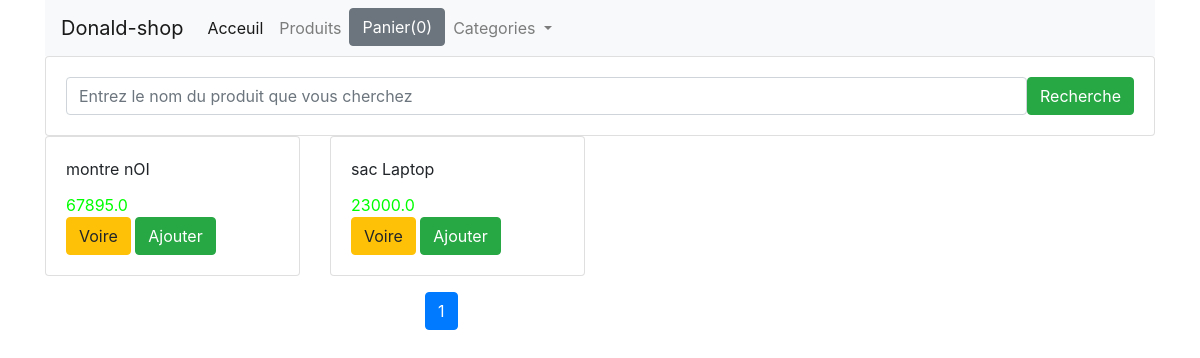
The app's page /, older data.
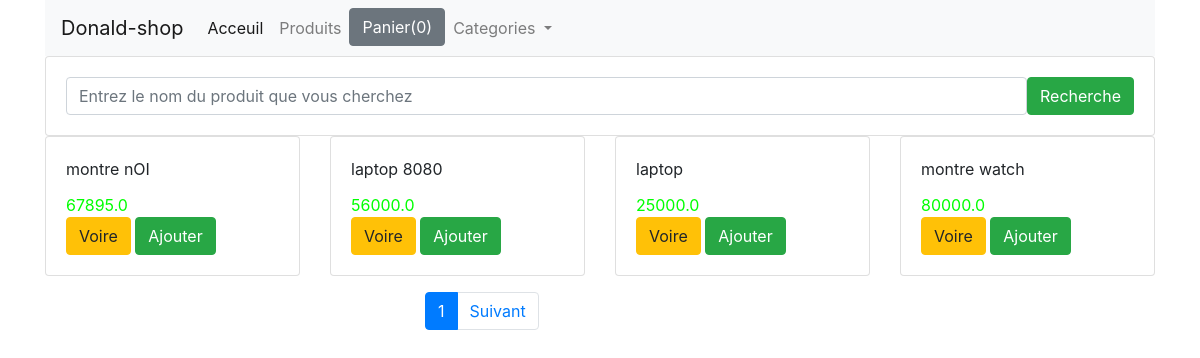
The same page, newer data.
### shop/models.py (models this page shows, shortened)
class Product(models.Model):
    title = models.CharField(max_length=200)
    price = models.FloatField()
    description = models.TextField()
    category = models.ForeignKey(
        Category,
        related_name='categorie',
        on_delete=models.CASCADE
    )
    image = models.CharField(max_length=5000)
    date_added = models.DateTimeField(auto_now=True)
    class Meta:
        ordering = ['-date_added']

### shop/views.py (the view)
# urls.py: path('',index,name='home'),
def index(request):
    product_object = Product.objects.all()
    item_name = request.GET.get('item-name')
    if item_name !='' and item_name is not None:
        product_object = Product.objects.filter(title__icontains=item_name)
    paginator = Paginator(product_object, 4)
    page = request.GET.get('page')
    product_object = paginator.get_page(page)
    return render(request, 'shop/index.html', {'product_object': product_object})

### shop/templates/shop/index.html (shortened to what this page needs)
{% extends "shop/base.html" %}
{% block content %}
    <div class="row">
        <div class="col-md-12">
            <form class="card card-sm">
                <div class="card-body row no-gutters align-items-center">
                    <div class="col">
                        <input type="search" placeholder="Entrez le nom du produit que vous cherchez" name="item-name" class="form-control form-control-borderless">
                    </div>
                    <div class="col-auto">
                        <button type="submit" class="btn btn-success">Recherche</button>
                    </div>
                </div>
            </form>
        </div>
    </div>
    <div class="row">
        {% for product in product_object %}
        <div class="col-md-3">
            <div class="card">
                <div class="card-body">
                    <div id="aa{{ product.id }}" class="card-title">{{ product.title }}</div>
                    <div id="price{{ product.id }}" style="color:rgb(0, 255, 0)" class="card-text"> {{ product.price }}</div>
                    <a href="{{ product.id }}" class="btn btn-warning">Voire</a>
                    <button id="{{ product.id }}" class="btn ted btn-success">Ajouter</button>
                </div>
            </div>
        </div>
        {% endfor %}
    </div>
    <div class="row mt-3">
        <div class="col-md-3 offset-md-4">
            <ul class="pagination">
                    <li class="page-item active">
                        <a class="page-link" href="?page={{ product_object.number }}">{{ product_object.number }}</a>
                    </li>
                {% if product_object.has_next %}
                    <li class="page-item">
                        <a class="page-link" href="?page={{ product_object.next_page_number }}">Suivant</a>
                    </li>
                {% endif %}
            </ul>
        </div>
    </div>
{% endblock %}

### shop/templates/shop/base.html (shortened to what this page needs)
<!DOCTYPE html>
<html lang="en">
<head>
  <link rel="stylesheet" href="https://maxcdn.bootstrapcdn.com/bootstrap/4.0.0/css/bootstrap.min.css">
</head>
<body>
    <div class="container">
        <div class="row">
            <div class="col-md-12">
                <nav class="navbar navbar-expand-lg navbar-light bg-light">
                    <a class="navbar-brand" href="{% url 'home' %}">Donald-shop</a>
                    <div class="collapse navbar-collapse" id="navbarNavDropdown">
                      <ul class="navbar-nav">
                        <li class="nav-item active">
                          <a class="nav-link" href="{% url 'home' %}">Acceuil <span class="sr-only">(current)</span></a>
                        </li>
                        <li class="nav-item">
                          <a class="nav-link" href="#">Produits</a>
                        </li>
                        <li class="nav-item">
                          <button id="panier" type="button" class="btn btn-secondary" data-html="true" data-container="body" data-toggle="popover" data-placement="bottom" data-content="Vivamus
                          sagittis lacus vel augue laoreet rutrum faucibus.">
                            Panier(0)
                          </button>
                        </li>
                        <li class="nav-item dropdown">
                          <a class="nav-link dropdown-toggle" href="#" id="navbarDropdownMenuLink" data-toggle="dropdown" aria-haspopup="true" aria-expanded="false">
                            Categories
                          </a>
                        </li>
                      </ul>
                    </div>
                  </nav>
            </div>
        </div>
        {% block content %}{% endblock %}
    </div>
</body>
</html>

Row changes from the older to the newer data that the page shows:
no longer on this page (row unchanged): Product: title "sac Laptop", price "23000.0"
added Product: title "laptop 8080", price "56000.0"
added Product: title "laptop", price "25000.0"
added Product: title "montre watch", price "80000.0"
Text that changed along with them:
text now shown: "Suivant"
